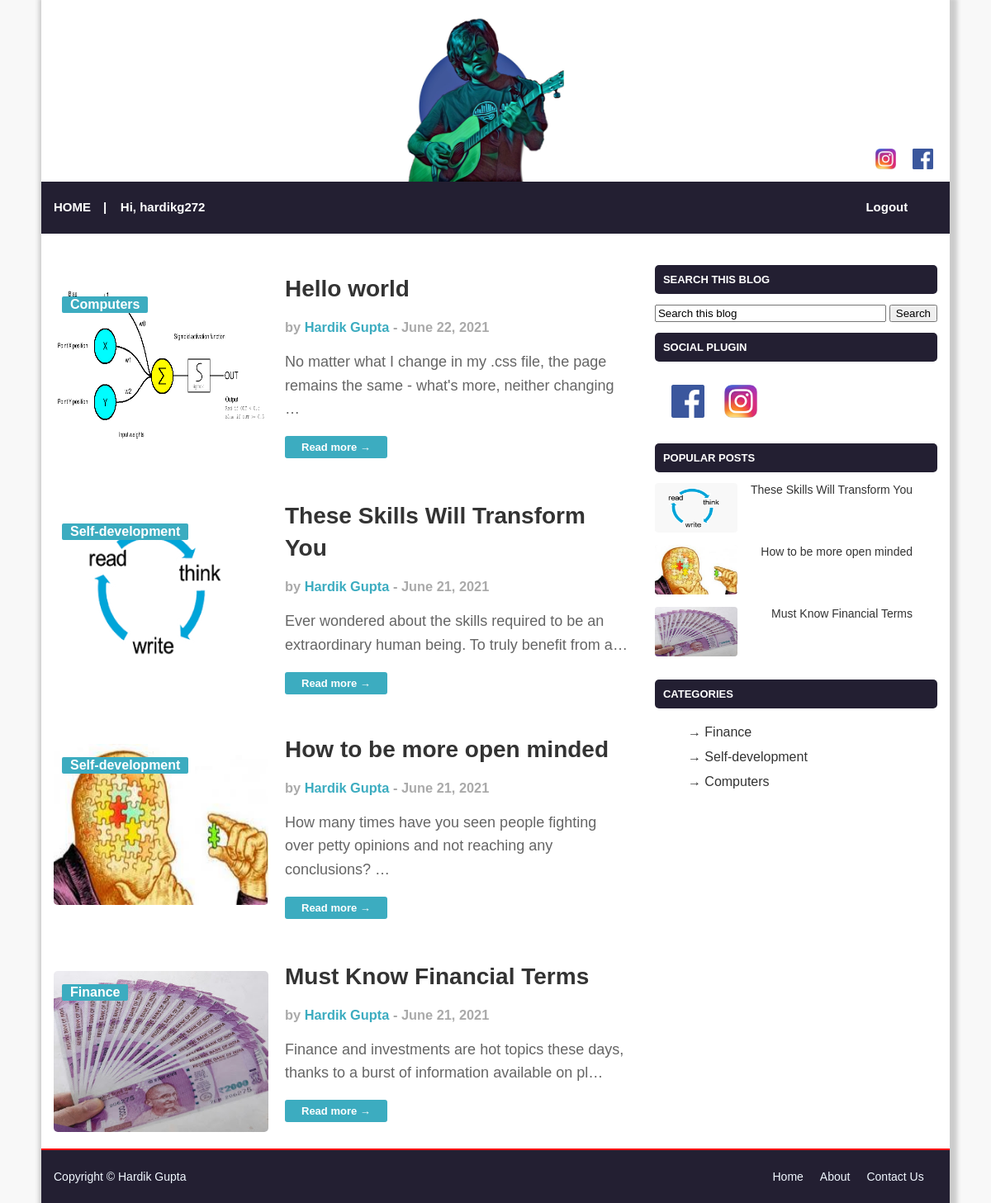
The app's page / (signed in) with its own data.
### posts/models.py (models this page shows, shortened)
class BlogPost(models.Model):
    title = models.CharField(max_length=30)
    label = models.CharField(max_length=100, default="General-Awareness")
    upload = models.ImageField(upload_to = "media", default="logo.jpg")
    body = models.TextField()
    author = models.ForeignKey('auth.User', on_delete=models.CASCADE)
    date_published = models.DateTimeField(auto_now=True)
    def datepublished(self):
        return self.date_published.strftime('%B %d, %Y')

### posts/views.py (the view)
# urls.py: path('', views.HomePageView.as_view(), name='home'),
class HomePageView(ListView):
    model = BlogPost
    template_name = 'home.html'
    def stores(self):
        return BlogPost.objects.values('label').distinct()
    def top_post(self):
        return BlogPost.objects.all()[:3]

### templates/home.html (shortened to what this page needs)
{% extends 'base.html' %}
{% block content %}
{% for post in object_list reversed %}
<div class='post-entry'>
    <div class='post-entry-image'>
        <a href="{% url 'post_detail' post.id %}"><img src="{{ post.upload.url }}"></a>
        <h4 class="image-text">{{ post.label }}</h4>
    </div>
    <div class='post-entry-content'>
        <h2>
            <a href = "{% url 'post_detail' post.id %}">{{ post.title }}</a>
        </h2>
        <h3>by <a href='/'>Hardik Gupta</a> - {{ post.datepublished }}</h3>
        <p>{{ post.body|truncatechars:100 }}</p>
    </div>
    <button onclick="location.href='{% url 'post_detail' post.id %}'" class="btn btn-success ml-2" type="submit">Read more →</button>
</div>
{% endfor %}
{% endblock %}

### templates/base.html (shortened to what this page needs)
{% load static %}
<html>
    <head>
        <link rel="stylesheet" href="{% static 'css/base.css' %}">
    </head>
    <body>
        <div class="page-wrap">
            <header>
                <div class="top-base">
                    <div class="social-icons">
                        <a href='https://www.facebook.com/hardik.gupta.7758235/' target="_blank"><img src="{% static 'logo_imgs/fb.png' %}"></a>
                        <a href='https://www.instagram.com/harrdy272/' target="_blank"><img src="{% static 'logo_imgs/insta.jpg' %}"></a>
                    </div>
                    <div class="logo">
                        <a href='/'><img src="{% static 'logo_imgs/logo1.jpeg' %}"></a>
                    </div>
                    <div class="headbar">
                        <h3><a href='/'>HOME</a></h3>
                        {% if user.is_authenticated %}
                        <p>|    Hi, {{ user.username }}</p>
                        <p id="lsp"><a href="{% url 'logout' %}">Logout</a></p>
                        {% else %}
                        <p id="lsp-1"><a href="{% url 'login' %}">Login</a>   |   <a href="{% url 'signup' %}">Signup</a></p>
                        {% endif %}
                    </div>
                </div>
            </header>
            <div class="container">
                <div class="right-nav">
                    <p>SEARCH THIS BLOG</p>
                    <div class="search-box">
                        <input type="text" id="fname" name="fname" value="Search this blog">
                        <input type="submit" value="Search">
                    </div>
                    <p>SOCIAL PLUGIN</p>
                    <div class="nav-social">
                        <a href='https://www.facebook.com/hardik.gupta.7758235/' target="_blank"><img src="{% static 'logo_imgs/fb.png' %}"></a>
                        <a href='https://www.instagram.com/harrdy272/' target="_blank"><img src="{% static 'logo_imgs/insta.jpg' %}"></a>
                    </div>
                    <p>POPULAR POSTS</p>
                    <div class="pop-post">
                        {% for pst in view.top_post reversed %}
                            <div class="pop-post-title">
                                <a href="{% url 'post_detail' pst.pk %}">{{ pst.title }}</a>
                            </div>
                            <div class="pop-post-img">
                                <a href="{% url 'post_detail' pst.pk %}"><img src="{{ pst.upload.url }}"></a>
                            </div>
                        {% endfor %}
                    </div>
                    <p>CATEGORIES</p>
                    <ul>
                        {% for lbl in view.stores %}
                            <li><b>→</b> <a href=''>{{ lbl.label }}</a></li>
                        {% endfor %}
                    </ul>
                </div>
                <div class="leftpostcol">
                    {% block content %}
                    {% endblock %}
                </div>
                <div class="footer">
                    <div class="left-footer">
                        <p>Copyright © Hardik Gupta</p>
                    </div>
                    <div class="right-footer">
                        <p><a href="/">Home</a></p>
                        <p><a href="">About</a></p>
                        <p><a href="">Contact Us</a></p>
                    </div>
                </div>
            </div>
        </div>
    </body>
</html>

### static/css/base.css (style rules this page uses)
body { background-color: #f8f8f8; font-family: 'Source Sans Pro',sans-serif; margin: 0; font-size: 14px; }
.page-wrap { width: 1100px; margin: 0 auto; background-color: white; -moz-box-shadow: 3px 3px 5px 6px #ccc; -webkit-box-shadow: 3px 3px 5px 6px #ccc; box-shadow: 3px 3px 5px 6px #ccc; }
.top-base { width: 100%; padding-top: 20px; }
.social-icons { width: 100px; padding-top: 10rem; float: right; }
.container { padding-bottom: auto; }
.logo { padding-bottom: 0px; width: 100%; margin-right: 0; }
.headbar { padding: 0; background: #231f32; display: flex; }
body .page-wrap header .top-base .headbar p { float: right; color: White; padding-top: 7px; padding-left: 15px; font-size: 15px; font-weight: 550; }
body .page-wrap header .top-base .headbar p#lsp { padding-left: 800px; font-size: 15px; font-weight: 550; }
body .page-wrap header .top-base .headbar p#lsp a { text-decoration: none; color: #fff; }
header .top-base .headbar h3 a { position: relative; font-size: 15px; font-weight: 550; line-height: 30px; display: inline-block; margin: 0; color: white; text-transform: uppercase; text-decoration: none; padding-left: 15px; }
header .top-base .social-icons a img { float: right; margin-right: 20px; max-height: 25px; }
header .top-base .logo a img { max-height: 200px; display: block; margin-right: auto; margin-left: auto; padding-left: 50px; }
.post-entry { display: inline-block; padding-top: 30px; }
.post-entry-content h2 a { font-size: 28px; font-weight: 700; line-height: 1.4em; margin:0; font-family: 'Montserrat', sans-serif; text-decoration: none; color: #333333; padding-top: 30px; }
.post-entry-content h3 a { color: #3cacc0; text-decoration: none; }
.post-entry-content h3 { color: #aaa; margin: 0; padding: 0; }
.post-entry-image a { float: left; padding-left:15px; padding-top: 30px; padding-right: 20px; padding-bottom: 20px; }
.post-entry-image a img { border-radius: 5px; max-width: 100%; height: 195px; width: 260px; }
.post-entry-image { position: relative; }
.image-text { position: absolute; top: 25px; left: 25px; background-color: #3cacc0; color: #fff; font-size: 16px; line-height: 20px; font-weight: 700; border-radius: 2px; padding-left: 10px; padding-right: 10px; }
.post-entry-content p { font-size: 18px; line-height: 1.6em; font-weight: 400; color: #656565; }
.post-entry button { background-color: #3cacc0; border-radius: 3px; border: none; color: white; padding: 6px 20px; text-align: center; text-decoration: none; display: inline-block; font-size: 16px; font-size: 13px; font-weight: 600; }
body .page-wrap .container .right-nav { float: right; padding-top: 25px; margin-right: 15px; right: 14%; }
body .page-wrap .container .right-nav p { background: #231f32; color: white; padding-left: 10px; padding-right: 200px; font-size: 13px; font-weight: 600; padding-top: 10px; padding-bottom: 10px; border-radius: 5px; }
.leftpostcol { margin-right: 400px; width: 710px; }
body .page-wrap .container .right-nav .nav-social a img { width: 40px; padding-left: 20px; padding-top:15px; padding-bottom: 15px; }
body .page-wrap .container .right-nav ul li { display: block; color: #333333; font-size: 16px; font-weight: 400; line-height: 30px; }
body .page-wrap .container .right-nav ul li a { text-decoration: none; color: #333333; }
body .page-wrap .container .right-nav .pop-post .pop-post-img a img { display: inline-block; width:100px; height: 60px; background-color: rgba(155,155,155,0.07); margin-bottom: 15px; border-radius: 4px; vertical-align: middle; }
body .page-wrap .container .right-nav .pop-post .pop-post-title a { float: right; text-decoration: none; color: #333333; padding-right: 30px; }
.search-box input#fname { width:280px; }
body .page-wrap .container .footer { display: flex; background-color: #231f32; border-top: 2px solid red; color: #f1f8ff; }
body .page-wrap .container .footer .right-footer { display: flex; padding-left: 700px; }
body .page-wrap .container .footer .right-footer p { padding: 10px; }
body .page-wrap .container .footer .left-footer p { padding-left: 15px; padding-top: 10px; }
body .page-wrap .container .footer .right-footer p a { text-decoration: none; color: f1f8ff; }

### records on screen
BlogPost: title "These Skills Will Transform You", upload (picture), label "Self-development", datepublished "June 21, 2021", body "Ever wondered about the skills required to be an extraordinary human being. To truly benefit from a…"
BlogPost: title "How to be more open minded", upload (picture), label "Self-development", datepublished "June 21, 2021", body "How many times have you seen people fighting over petty opinions and not reaching any conclusions? …"
BlogPost: title "Must Know Financial Terms", upload (picture), label "Finance", datepublished "June 21, 2021", body "Finance and investments are hot topics these days, thanks to a burst of information available on pl…"
BlogPost: upload (picture), label "Computers", title "Hello world", datepublished "June 22, 2021", body "No matter what I change in my .css file, the page remains the same - what's more, neither changing …"

### other values on screen
{{ user.username }} "hardikg272"
{{ lbl.label }} "Finance" "Self-development" "Computers"
